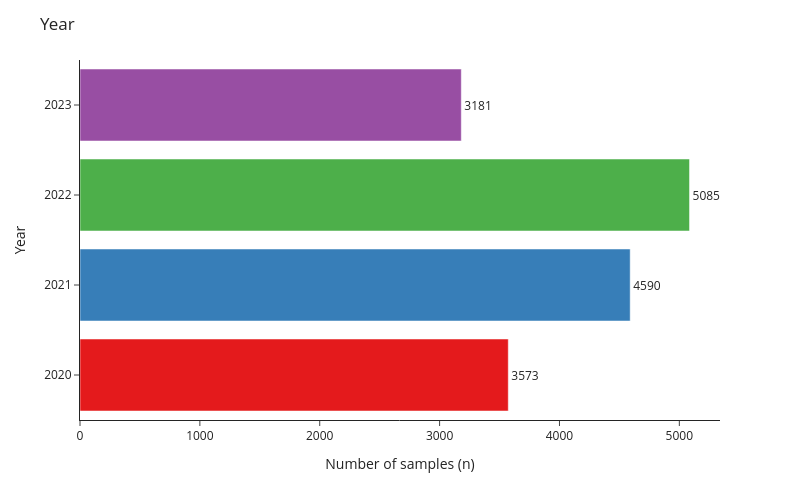

The notebook cell saved with this chart:
### Code cell
year_df = count_entries("Year", nonorm=True)

color_discrete_map = {'2020': px.colors.qualitative.Set1[0], '2021': px.colors.qualitative.Set1[1],
'2022': px.colors.qualitative.Set1[2], '2023': px.colors.qualitative.Set1[3],
}

fig = px.bar(
    year_df,
    x='Count',
    y='Year',
    orientation='h',
    text='Count',
    color='Color',  # use the custom color mapping
    color_discrete_map=color_discrete_map,
    category_orders = {"Year": yrs},
)

fig.update_layout(
    title='Year', template="simple_white",
    xaxis=dict(
        title="Number of samples (n)",
        range=[0, year_df['Count'].max() * 1.05]
    ),
    width=800, height=500,
    showlegend=False,  # now this actually works
    yaxis=dict(
        tickmode='array',
        tickvals=yrs,
        ticktext=yrs  # Set tick text to be the same as tick values
    )
)

fig.update_traces(textposition='outside')
fig.show()

### Figure 1 — Plotly figure (JSON) as saved in the notebook; plotly's stock layout.template omitted (floating-point values rounded to 4 significant figures)
{"data": [{"alignmentgroup": "True", "hovertemplate": "Color=2023<br>Count=%{text}<br>Year=%{y}<extra></extra>", "legendgroup": "2023", "marker": {"color": "rgb(152,78,163)", "pattern": {"shape": ""}}, "name": "2023", "offsetgroup": "2023", "orientation": "h", "showlegend": true, "text": [3181], "textposition": "outside", "type": "bar", "x": [3181], "xaxis": "x", "y": [2023], "yaxis": "y"}, {"alignmentgroup": "True", "hovertemplate": "Color=2020<br>Count=%{text}<br>Year=%{y}<extra></extra>", "legendgroup": "2020", "marker": {"color": "rgb(228,26,28)", "pattern": {"shape": ""}}, "name": "2020", "offsetgroup": "2020", "orientation": "h", "showlegend": true, "text": [3573], "textposition": "outside", "type": "bar", "x": [3573], "xaxis": "x", "y": [2020], "yaxis": "y"}, {"alignmentgroup": "True", "hovertemplate": "Color=2021<br>Count=%{text}<br>Year=%{y}<extra></extra>", "legendgroup": "2021", "marker": {"color": "rgb(55,126,184)", "pattern": {"shape": ""}}, "name": "2021", "offsetgroup": "2021", "orientation": "h", "showlegend": true, "text": [4590], "textposition": "outside", "type": "bar", "x": [4590], "xaxis": "x", "y": [2021], "yaxis": "y"}, {"alignmentgroup": "True", "hovertemplate": "Color=2022<br>Count=%{text}<br>Year=%{y}<extra></extra>", "legendgroup": "2022", "marker": {"color": "rgb(77,175,74)", "pattern": {"shape": ""}}, "name": "2022", "offsetgroup": "2022", "orientation": "h", "showlegend": true, "text": [5085], "textposition": "outside", "type": "bar", "x": [5085], "xaxis": "x", "y": [2022], "yaxis": "y"}], "layout": {"barmode": "relative", "height": 500, "legend": {"title": {"text": "Color"}, "tracegroupgap": 0}, "margin": {"t": 60}, "showlegend": false, "title": {"text": "Year"}, "width": 800, "xaxis": {"anchor": "y", "domain": [0, 1], "range": [0, 5339.0], "title": {"text": "Number of samples (n)"}, "type": "linear"}, "yaxis": {"anchor": "x", "autorange": true, "categoryarray": ["2023", "2022", "2021", "2020"], "categoryorder": "array", "domain": [0, 1], "range": [2020.0, 2024.0], "tickmode": "array", "ticktext": ["2020", "2021", "2022", "2023"], "tickvals": ["2020", "2021", "2022", "2023"], "title": {"text": "Year"}, "type": "linear"}}}
